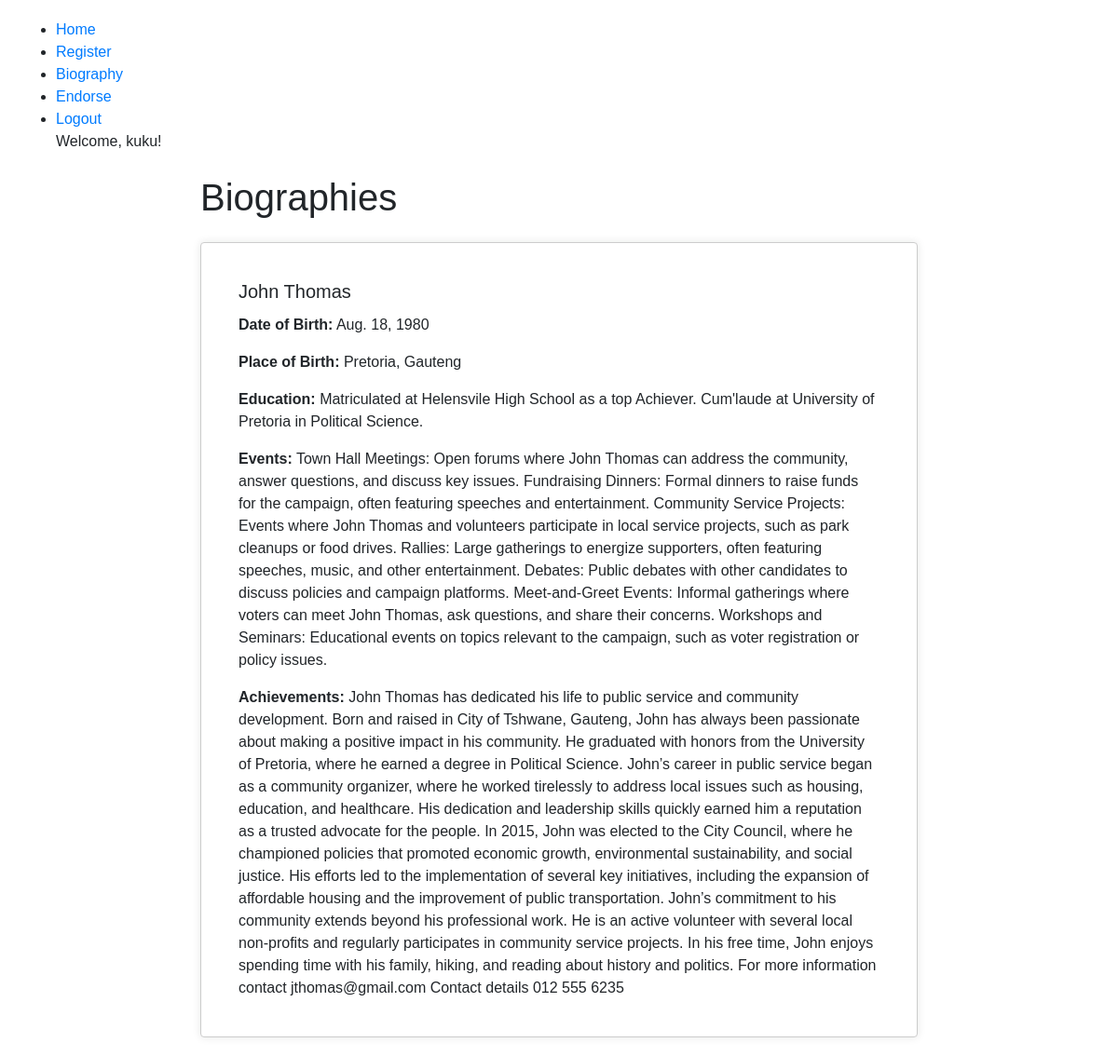
Screenshot of /biography/ (signed in) with the database file from the repository.
### candidate/models.py (models this page shows, shortened)
class Biography(models.Model):
    name = models.CharField(max_length=50)
    date_of_birth = models.DateField()
    place_of_birth = models.CharField(max_length=255)
    education = models.TextField()
    events = models.TextField()
    achievements = models.TextField()

### candidate/views.py (the view)
# urls.py: path('biography/', login_required(views.biography_view), name='biography'),
@login_required
def biography_view(request):
    biographies = Biography.objects.all()
    return render(request, 'candidate/biography.html', {'biographies': biographies})

### candidate/templates/candidate/biography.html
{% extends 'base.html' %}
{% load static %}
{% block content %}
    <div class="container">
        <h1 class="my-4">Biographies</h1>
        {% for biography in biographies %}
            <div class="card mb-3">
                <div class="card-body">
                    <h5 class="card-title">{{ biography.name }}</h5>
                    <p class="card-text"><strong>Date of Birth:</strong> {{ biography.date_of_birth }}</p>
                    <p class="card-text"><strong>Place of Birth:</strong> {{ biography.place_of_birth }}</p>
                    <p class="card-text"><strong>Education:</strong> {{ biography.education }}</p>
                    <p class="card-text"><strong>Events:</strong> {{ biography.events }}</p>
                    <p class="card-text"><strong>Achievements:</strong> {{ biography.achievements }}</p>
                </div>
            </div>
        {% endfor %}
    </div>
{% endblock %}

### candidate/templates/base.html (shortened to what this page needs)
<!DOCTYPE html>
<html>
<head>
    <head>
        {% load static %}
    <link href="https://stackpath.bootstrapcdn.com/bootstrap/4.5.2/css/bootstrap.min.css" rel="stylesheet">
    <link rel="stylesheet" type="text/css" href="{% static 'candidate/css/styles.css' %}">
    </head>
</head>
<body>
    <nav>
        <ul>
            <li><a href="{% url 'candidate:home' %}">Home</a></li>
            <li><a href="{% url 'candidate:register' %}">Register</a></li>
            <li><a href="{% url 'candidate:biography' %}">Biography</a></li>
            <li><a href="{% url 'candidate:endorse' %}">Endorse</a></li>
            {% if user.is_authenticated %}
                <li><a href="{% url 'candidate:logout' %}">Logout</a></li>
                <p>Welcome, {{ user.username }}!</p>
            {% else %}
                <li><a href="{% url 'candidate:login' %}">Login</a></li>
            {% endif %}
        </ul>
    </nav>
    {% block content %}
    {% endblock %}
</body>
</html>

### candidate/static/candidate/styles.css (style rules this page uses)
.container { max-width: 800px; margin: 0 auto; }
.card { border: 1px solid #ccc; padding: 20px; margin-bottom: 20px; background-color: #fff; box-shadow: 0 0 10px rgba(24, 28, 7, 0.1); }

### candidate/templates/base.html (style rules this page uses)
body { font-family: Arial, sans-serif; margin: 20px; }

### rows the page displays
Biography: name "John Thomas", date_of_birth "Aug. 18, 1980", place_of_birth "Pretoria, Gauteng", education "Matriculated at Helensvile High School as a top Achiever. Cum'laude at University of Pretoria in Political Science.", events "Town Hall Meetings: Open forums where John Thomas can address the community, answer questions, and discuss key issues. Fundraising Dinners: Formal dinners to raise funds for the campaign, often featuring speeches and entertainment. Community Service Projects: Events where John Thomas and volunteers participate in local service projects, such as park cleanups or food drives. Rallies: Large gatherings to energize supporters, often featuring speeches, music, and other entertainment. Debates: Public debates with other candidates to discuss policies and campaign platforms. Meet-and-Greet Events: Informal gatherings where voters can meet John Thomas, ask questions, and share their concerns.…", achievements "John Thomas has dedicated his life to public service and community development. Born and raised in City of Tshwane, Gauteng, John has always been passionate about making a positive impact in his community. He graduated with honors from the University of Pretoria, where he earned a degree in Political Science. John’s career in public service began as a community organizer, where he worked tirelessly to address local issues such as housing, education, and healthcare. His dedication and leadership skills quickly earned him a reputation as a trusted advocate for the people. In 2015, John was elected to the City Council, where he championed policies that promoted economic growth, environmental…"

### other values shown
{{ user.username }} "kuku"
